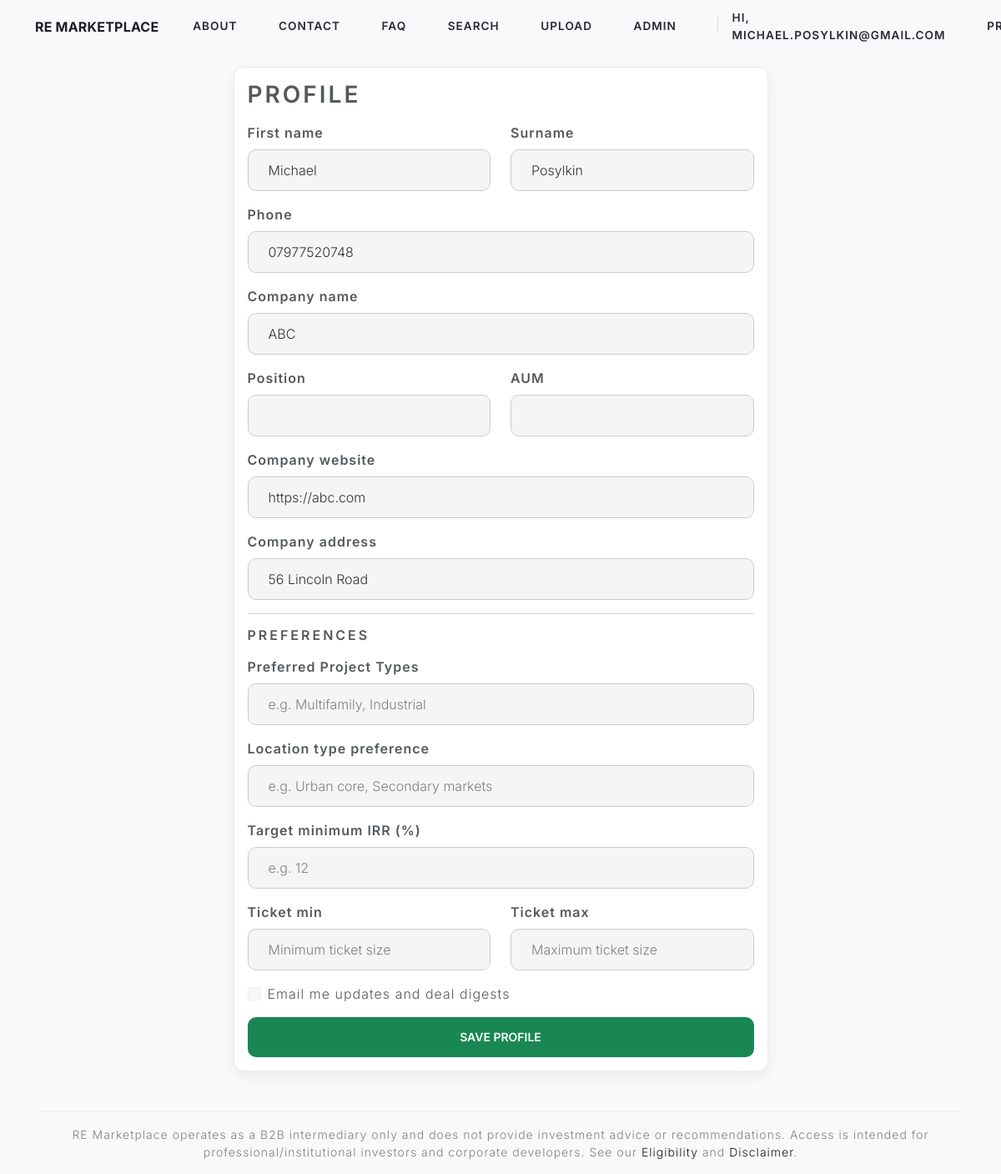
The app's page /profile (signed in), older data.
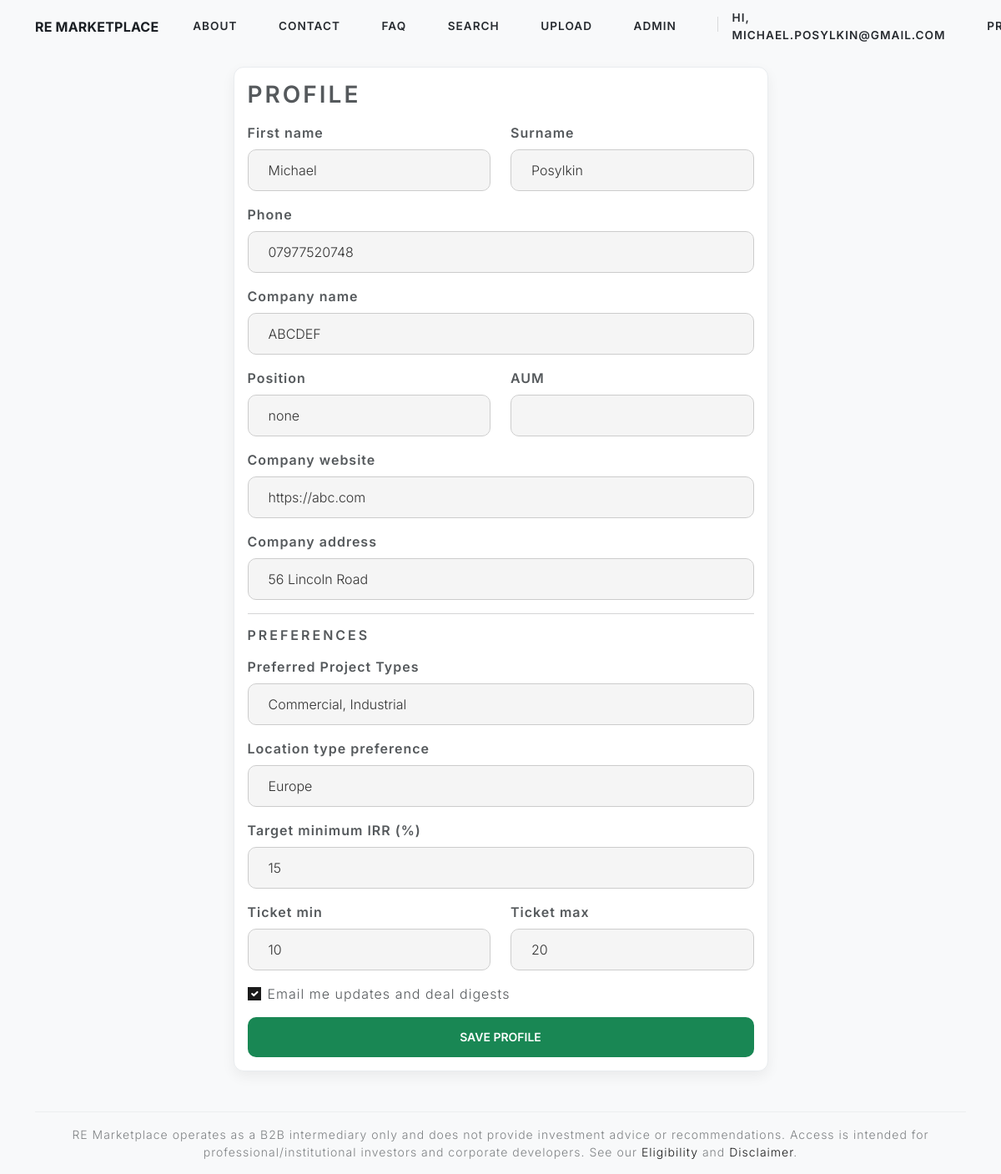
The same page, newer data.
### models.py (models this page shows, shortened)
class User(UserMixin, db.Model):
    id = db.Column(db.Integer, primary_key=True)
    email = db.Column(db.String(150), unique=True, nullable=False)
    password_hash = db.Column(db.String(150), nullable=False)
    role = db.Column(db.String(20), default='developer')
    company_name = db.Column(db.String(150))
    position_in_company = db.Column(db.String(50))
    company_website = db.Column(db.String(255))
    company_address = db.Column(db.String(300))
    phone = db.Column(db.String(30))
    first_name = db.Column(db.String(100))
    surname = db.Column(db.String(100))
    aum = db.Column(db.Float)
    projects = db.relationship('Project', backref='owner', lazy=True)
    preferences_json = db.Column(db.JSON, nullable=False, default=dict)
    def get_preferences(self) -> dict:
        prefs = getattr(self, "preferences_json", None)
        if not prefs:
            return {}
        if isinstance(prefs, dict):
            return prefs
        try:
            return json.loads(prefs) if prefs else {}
        except Exception:
            return {}
    @hybrid_property
    def preferred_asset_classes(self):
        return self._pref_get("preferred_asset_classes", "")
    @hybrid_property
    def location_type_preference(self):
        return self._pref_get("location_type_preference", "")
    @hybrid_property
    def target_min_irr(self):
        return self._pref_get("target_min_irr", "")
    @hybrid_property
    def email_updates(self):
        return bool(self._pref_get("email_updates", False))
    @hybrid_property
    def ticket_min(self):
        return self._pref_get("ticket_min", "")
    @hybrid_property
    def ticket_max(self):
        return self._pref_get("ticket_max", "")

### app.py (the view, shortened to what this page needs)
@app.route('/profile', methods=['GET', 'POST'])
@login_required
def profile():
    form = ProfileForm()
    if request.method == 'GET':
        form.first_name.data = current_user.first_name
        form.surname.data = current_user.surname
        form.phone.data = current_user.phone
        form.company_name.data = current_user.company_name
        form.position_in_company.data = current_user.position_in_company
        form.company_website.data = current_user.company_website
        form.company_address.data = current_user.company_address
        form.aum.data = current_user.aum
        prefs = current_user.get_preferences()
        form.preferred_asset_classes.data = prefs.get("preferred_asset_classes", "")
        form.location_type_preference.data = prefs.get("location_type_preference", "")
        form.target_min_irr.data = prefs.get("target_min_irr", "")
        form.ticket_min.data = prefs.get("ticket_min", "")
        form.ticket_max.data = prefs.get("ticket_max", "")
        form.email_updates.data = bool(prefs.get("email_updates", False))
    return render_template('profile.html', form=form)

### app.py (called while the page is built)
@login_manager.user_loader
def load_user(user_id):
    return User.query.get(int(user_id))

### templates/profile.html (shortened to what this page needs)
{% extends "base.html" %}
{% block content %}
<div class="row justify-content-center">
  <div class="col-md-8 col-lg-7">
    <div class="card">
      <div class="card-body profile-card">
        <h2 class="card-title mb-3">Profile</h2>
        <form method="POST" class="profile-form" novalidate>
          <div class="row">
            <div class="col-md-6">
              <div class="mb-3">
                {{ form.first_name.label(class="form-label") }}
                {{ form.first_name(class="form-control") }}
              </div>
            </div>
            <div class="col-md-6">
              <div class="mb-3">
                {{ form.surname.label(class="form-label") }}
                {{ form.surname(class="form-control") }}
              </div>
            </div>
          </div>
          <div class="mb-3">
            {{ form.phone.label(class="form-label") }}
            {{ form.phone(class="form-control") }}
          </div>
          <div class="mb-3">
            {{ form.company_name.label(class="form-label") }}
            {{ form.company_name(class="form-control") }}
          </div>
          <div class="row">
            <div class="col-md-6">
              <div class="mb-3">
                {{ form.position_in_company.label(class="form-label") }}
                {{ form.position_in_company(class="form-control") }}
              </div>
            </div>
            <div class="col-md-6">
              <div class="mb-3">
                {{ form.aum.label(class="form-label") }}
                {{ form.aum(class="form-control") }}
              </div>
            </div>
          </div>
          <div class="mb-3">
            {{ form.company_website.label(class="form-label") }}
            {{ form.company_website(class="form-control") }}
          </div>
          <div class="mb-3">
            {{ form.company_address.label(class="form-label") }}
            {{ form.company_address(class="form-control") }}
          </div>
          <hr>
          <h5 class="mb-3">Preferences</h5>
          <div class="mb-3">
            {{ form.preferred_asset_classes.label(class="form-label") }}
            {{ form.preferred_asset_classes(class="form-control", placeholder="e.g. Multifamily, Industrial") }}
          </div>
          <div class="mb-3">
            {{ form.location_type_preference.label(class="form-label") }}
            {{ form.location_type_preference(class="form-control", placeholder="e.g. Urban core, Secondary markets") }}
          </div>
          <div class="mb-3">
            {{ form.target_min_irr.label(class="form-label") }}
            {{ form.target_min_irr(class="form-control", placeholder="e.g. 12") }}
          </div>
          <div class="row">
            <div class="col-md-6">
              <div class="mb-3">
                {{ form.ticket_min.label(class="form-label") }}
                {{ form.ticket_min(class="form-control", placeholder="Minimum ticket size") }}
              </div>
            </div>
            <div class="col-md-6">
              <div class="mb-3">
                {{ form.ticket_max.label(class="form-label") }}
                {{ form.ticket_max(class="form-control", placeholder="Maximum ticket size") }}
              </div>
            </div>
          </div>
          <div class="form-check mb-3">
            {{ form.email_updates(class="form-check-input", id="email_updates") }}
            <label class="form-check-label" for="email_updates">
              {{ form.email_updates.label.text }}
            </label>
          </div>
          <div class="d-grid">
            {{ form.submit(class="btn btn-primary") }}
          </div>
        </form>
      </div>
    </div>
  </div>
</div>
{% endblock %}

### templates/base.html (shortened to what this page needs)
<!DOCTYPE html>
<html lang="en">
<head>
  <link rel="stylesheet" href="https://cdn.jsdelivr.net/npm/bootswatch@5.3.0/dist/lux/bootstrap.min.css">
  <link href="https://cdn.jsdelivr.net/npm/select2@4.1.0-rc.0/dist/css/select2.min.css" rel="stylesheet">
  <link rel="stylesheet" href="{{ url_for('static', filename='style.css') }}">
  <link rel="stylesheet" href="{{ url_for('static', filename='forms.css') }}">
</head>
<body>
  <nav class="navbar navbar-expand-lg navbar-light fixed-top pg-navbar">
    <div class="container">
      <a class="navbar-brand pg-brand" href="{{ url_for('home') }}">RE Marketplace</a>
      <div class="collapse navbar-collapse" id="pgNav">
        <ul class="navbar-nav ms-auto align-items-lg-center pg-menu">
          <li class="nav-item"><a class="nav-link" href="{{ url_for('about') }}">About</a></li>
          <li class="nav-item"><a class="nav-link" href="{{ url_for('contact') }}">Contact</a></li>
          <li class="nav-item"><a class="nav-link" href="{{ url_for('faq') }}">FAQ</a></li>
          {% if current_user.is_authenticated %}
            <li class="nav-item"><a class="nav-link" href="{{ url_for('search') }}">Search</a></li>
            {% if current_user.role in ['developer','admin'] %}
              <li class="nav-item"><a class="nav-link" href="{{ url_for('upload') }}">Upload</a></li>
            {% endif %}
            {% if current_user.role == 'admin' %}
              <li class="nav-item"><a class="nav-link" href="{{ url_for('admin_dashboard') }}">Admin</a></li>
            {% endif %}
            <li class="nav-item"><span class="nav-link small text-muted">Hi, {{ current_user.email }}</span></li>
            <li class="nav-item"><a class="nav-link" href="{{ url_for('profile') }}">Profile</a></li>
          {% else %}
            <li class="nav-item"><a class="nav-link" href="{{ url_for('login') }}">Log in</a></li>
            <li class="nav-item"><a class="btn btn-sm pg-cta" href="{{ url_for('register') }}">Register</a></li>
          {% endif %}
        </ul>
      </div>
    </div>
  </nav>
  <div class="pg-nav-spacer"></div>
  <div class="container my-4">
    {% block content %}{% endblock %}
    <footer class="border-top mt-5 py-3 small text-center text-muted">
      RE Marketplace operates as a B2B intermediary only and does not provide investment advice or recommendations.
      Access is intended for professional/institutional investors and corporate developers.
      See our <a href="{{ url_for('eligibility') }}">Eligibility</a> and <a href="{{ url_for('disclaimer') }}">Disclaimer</a>.
    </footer>
  </div>
</body>
</html>

### static/style.css (style rules this page uses)
:root { --font-sans: "Inter","Segoe UI","Roboto",system-ui,-apple-system,sans-serif; --brand: #198754; --brand-600: #157347; --text: #212529; --muted: #6c757d; --bg: #f8f9fa; --card-bg: #ffffff; --border: #e9ecef; --radius: 12px; --shadow: 0 6px 16px rgba(0,0,0,0.06); }
html, body { height: 100%; }
body { background-color: var(--bg); color: var(--text); font-family: var(--font-sans); -webkit-font-smoothing: antialiased; -moz-osx-font-smoothing: grayscale; }
a { text-decoration: none; }
.pg-navbar { background: transparent; transition: background-color .25s ease, box-shadow .25s ease, padding .25s ease; padding: .35rem 0; z-index: 1030; }
.pg-nav-spacer { height: 56px; }
.pg-brand { color: #1b1f24 !important; font-size: 1rem; font-weight: 700; letter-spacing: .2px; }
.pg-menu .nav-link { font-size: .85rem; padding: .35rem .55rem !important; color: #1b1f24 !important; opacity: .95; position: relative; transition: color .2s ease, opacity .2s ease; }
.pg-menu .nav-link::after { content: ""; position: absolute; left: .55rem; right: .55rem; bottom: .15rem; height: 2px; background: var(--brand); transform: scaleX(0); transform-origin: left; transition: transform .22s ease; }
.card { background: var(--card-bg); border: 1px solid var(--border); border-radius: var(--radius); box-shadow: var(--shadow); }
.card-title { font-weight: 600; }
.form-label { font-weight: 600; }
.form-control, .form-select { border-radius: 10px; }
.btn { border-radius: 10px; }
.btn-primary, .btn-success { background: var(--brand); border-color: var(--brand); }

### templates/profile.html (style rules this page uses)
.profile-form .form-control, .profile-form .form-select { background-color: #f5f5f5; border: 1px solid #ccc; color: #333; }

Row changes from the older to the newer data that the page shows:
changed User "MICHAEL.POSYLKIN@GMAIL.COM": company_name "ABC" → "ABCDEF"; position_in_company (not shown) → "none"
Text that changed along with them:
form field preferred_asset_classes: (not shown) → "Commercial, Industrial"
form field location_type_preference: (not shown) → "Europe"
form field target_min_irr: (not shown) → "15"
form field ticket_min: (not shown) → "10"
form field ticket_max: (not shown) → "20"
form field email_updates: "☐" → "☑"
